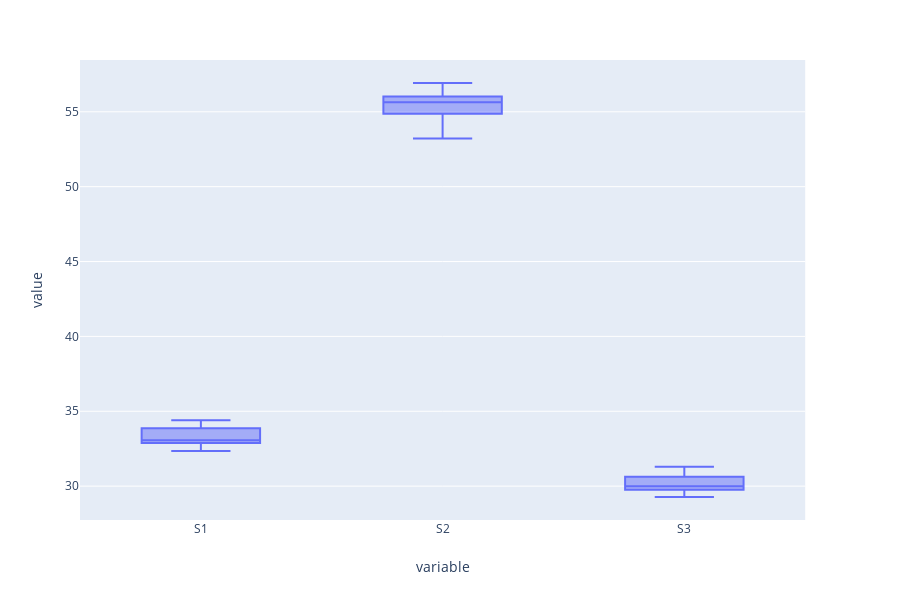

The notebook cell this image was saved under:
### Markdown cell above
For comparison, what are the sector time distributions for the 50 fastest laps, bearing in mind that the pit event distributions are from all cars and the 50 fastest lap distributions are likely from a more limited range of cars?

### Code cell
fig = px.box(laptimes.sort_values('LAP_TIME_S').head(50)[['S1','S2','S3']].melt(),
             x="variable", y="value")
fig.show()

### Figure 1 — Plotly figure (JSON) as saved in the notebook; plotly's stock layout.template omitted (floating-point values rounded to 4 significant figures; data arrays with more than 128 entries replaced by an {"elided": "..."} marker saying what was removed)
{"data": [{"alignmentgroup": "True", "hoverlabel": {"namelength": 0}, "hovertemplate": "variable=%{x}<br>value=%{y}", "legendgroup": "", "marker": {"color": "#636efa"}, "name": "", "notched": false, "offsetgroup": "", "orientation": "v", "showlegend": false, "type": "box", "x": {"elided": "150 str values"}, "x0": " ", "xaxis": "x", "y": {"elided": "150 str values"}, "y0": " ", "yaxis": "y"}], "layout": {"boxmode": "group", "height": 600, "legend": {"tracegroupgap": 0}, "margin": {"t": 60}, "xaxis": {"anchor": "y", "domain": [0, 0.98], "title": {"text": "variable"}}, "yaxis": {"anchor": "x", "domain": [0, 1], "title": {"text": "value"}}}}
